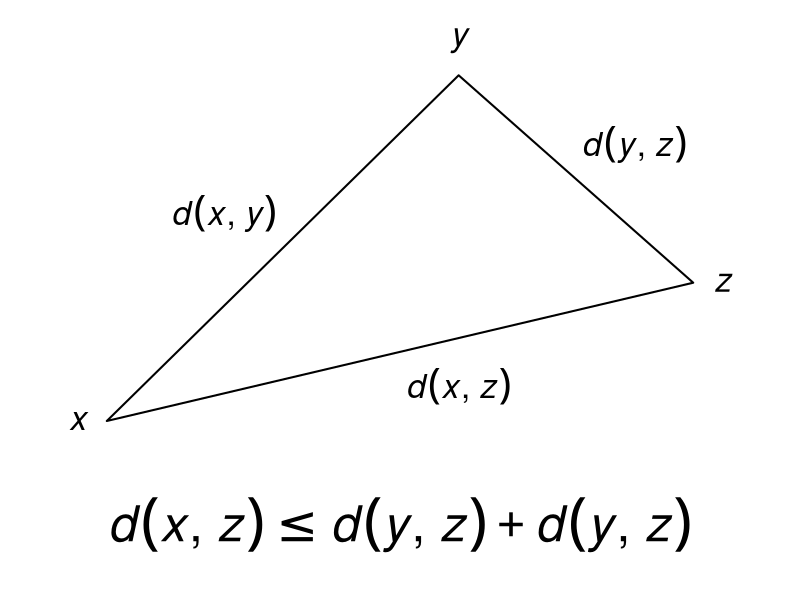

The R script that drew this image:
## ---- chunk 1
#| echo: false
#| fig-width: 8
#| fig-height: 6

par(mar=c(1,1,1,1), mfrow=c(1,1), bty="n")
plot(2:9, 2:9, type="n", xlab="", ylab="",
     xlim=c(2.5,8.5), ylim=c(1,8.5), axes=FALSE)
polygon(x=c(3,6,8,3), y=c(3,8,5,3), border="black", lwd=2)
text(4,6, expression(italic(d)*(italic(x)*", "*italic(y))), cex=2, font=3)
text(7.5, 7, expression(italic(d)*(italic(y)*", "*italic(z))), cex=2, font=3)
text(6,3.5, expression(italic(d)*(italic(x)*", "*italic(z))), cex=2, font=3)
text(5.5, 1.5, expression(italic(d)*(italic(x)*", "*italic(z))<=italic(d)*(italic(y)*", "*italic(z))+italic(d)*(italic(y)*", "*italic(z))),
     cex=3)
text(c(2.75, 6, 8.25), c(3, 8.5, 5),
     c("x", "y", "z"), font=3, cex=2)
